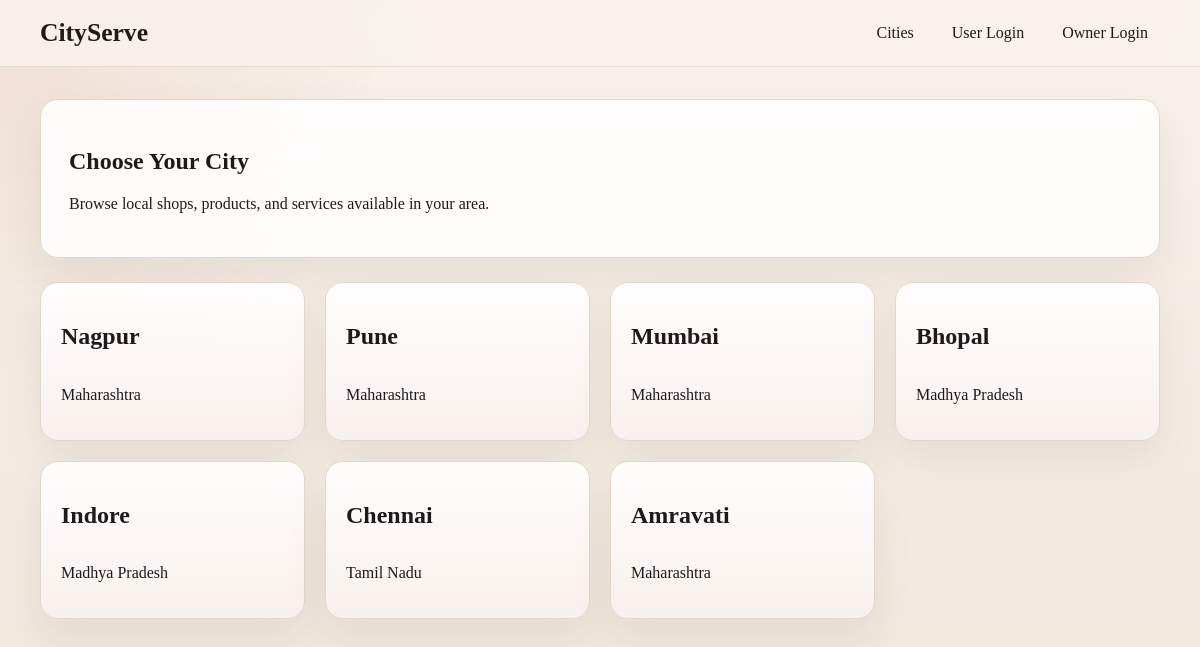
The page / on the database its author committed.
### cities/models.py (models this page shows, shortened)
class City(models.Model):
    name = models.CharField(max_length=100)
    state = models.CharField(max_length=100)

### cities/views.py (the view)
# urls.py: path('', city_list, name='cities'),
def city_list(request):
    cities = City.objects.all()
    return render(request, 'cities.html', {'cities': cities})

### templates/cities.html (shortened to what this page needs)
{% extends 'base.html' %}
{% block content %}
<section class="hero-card">
    <h1>Choose Your City</h1>
    <p>Browse local shops, products, and services available in your area.</p>
</section>
<section class="grid grid-3">
    {% for city in cities %}
        <a class="card city-card" href="{% url 'shops' city.id %}">
            <h2>{{ city.name }}</h2>
            {% if city.state %}
                <p>{{ city.state }}</p>
            {% endif %}
        </a>
    {% empty %}
        <div class="card">
            <p>No cities available right now.</p>
        </div>
    {% endfor %}
</section>
{% endblock %}

### static/css/style.css (style rules this page uses)
:root { --bg: #f4efe8; --surface: #ffffff; --surface-alt: #f7f1ea; --text: #1f1a17; --muted: #6d6258; --border: #e3d7ca; --accent: #b85c38; --accent-dark: #8f4428; --shadow: 0 18px 40px rgba(73, 43, 28, 0.08); --radius: 18px; }
* { box-sizing: border-box; }
body { margin: 0; font-family: Georgia, "Times New Roman", serif; background: radial-gradient(circle at top left, rgba(184, 92, 56, 0.12), transparent 30%), linear-gradient(180deg, #f8f2eb 0%, #f1e8de 100%); color: var(--text); }
a { color: inherit; text-decoration: none; }
.hero-card, .card { background: rgba(255, 255, 255, 0.88); border: 1px solid var(--border); border-radius: var(--radius); box-shadow: var(--shadow); }
.hero-card { padding: 28px; margin-bottom: 24px; }
.card { padding: 20px; }
.grid { display: grid; gap: 20px; }
.grid-3 { grid-template-columns: repeat(auto-fit, minmax(220px, 1fr)); }
.city-card { min-height: 140px; display: flex; flex-direction: column; justify-content: end; background: linear-gradient(180deg, rgba(255, 255, 255, 0.15), rgba(184, 92, 56, 0.08)), rgba(255, 255, 255, 0.92); }

### rows shown on the page
City: name "Nagpur", state "Maharashtra"
City: name "Pune", state "Maharashtra"
City: name "Mumbai", state "Maharashtra"
City: name "Bhopal", state "Madhya Pradesh"
City: name "Indore", state "Madhya Pradesh"
City: name "Chennai", state "Tamil Nadu"
City: name "Amravati", state "Maharashtra"
